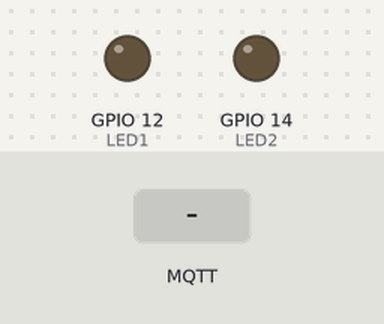
Bench run of a sketch on a simulated ESP8266 (NodeMCU). Parts: output pins drawn as LEDs (lit = HIGH). The test bench sets the inputs (shaded band). WiFi joins after 1.5 s; servers stay silent unless stated; no MQTT or app messages arrive unless stated; what the sketch prints to the serial monitor is not drawn.

Above: at 2.7 s.
2.8 s: MQTT message "ON1" arrives on the first subscribed topic
At 4.0 s:
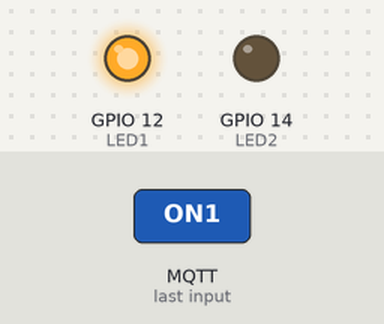
4.3 s: MQTT message "ON2" arrives on the first subscribed topic
At 5.3 s:
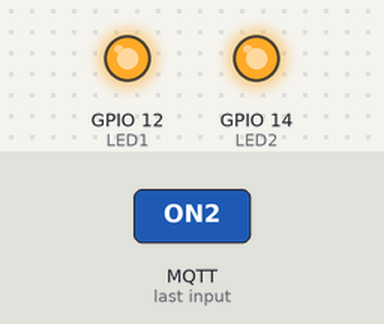
5.8 s: MQTT message "OFF1" arrives on the first subscribed topic
At 6.4 s:
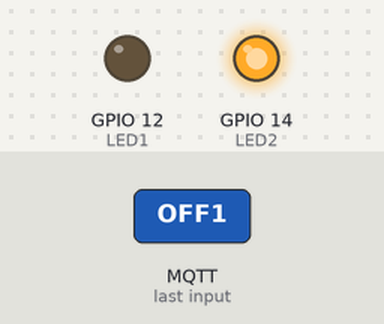
7.3 s: MQTT message "OFF2" arrives on the first subscribed topic
At 7.6 s:
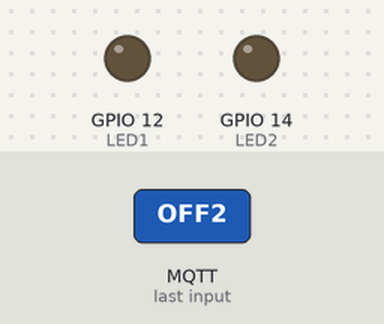
Timing chart, 0 to 9.8 s (numbered marks = the images above; inputs shaded):
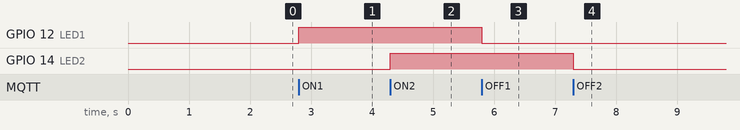

Measured:
- after the input at 2.8 s, GPIO 12 (LED1): LOW → HIGH at once
- after the input at 4.3 s, GPIO 14 (LED2): LOW → HIGH at once
- after the input at 5.8 s, GPIO 12 (LED1): HIGH → LOW at once
- after the input at 7.3 s, GPIO 14 (LED2): HIGH → LOW at once

The sketch:

Control_LED.ino
```cpp
#include <PubSubClient.h>
#include <ESP8266WiFi.h>

#define ssid "nkt"
#define password "12345679"

#define mqtt_server "postman.cloudmqtt.com"
#define mqtt_port  14601
#define mqtt_user "xaxcxxig"
#define mqtt_pwd "NwZIb4W_-NDU"
#define mqtt_topic_led "led"
#define ID  "LHV-01"


#define LED1 12
#define LED2 14
//#define BT1  D5

WiFiClient espClient;
PubSubClient client(espClient);


int buttonStatus = 0;
int oldButton = 0;
int ledStatus = 0;

/*----SetUp-----*/
void setup(){
  // put your setup code here, to run once:
  Serial.begin(9600);
  setup_wifi();
  client.setServer(mqtt_server,mqtt_port);

  pinMode(LED1,OUTPUT);
  pinMode(LED2,OUTPUT);
//  pinMode(BT1,INPUT);

  digitalWrite(LED1,LOW);
  digitalWrite(LED2,LOW);

  client.setCallback(callback);
}
/*----Loop-----*/
void loop(){
   if(!client.connected()){
        reconnect();
    }
    client.loop();
// đọc trạng thái của nút nhấn nếu nút được nhấn đảo trạng thái đèn
//    buttonStatus = digitalRead(BT1);
//    if(buttonStatus != oldButton){
//      oldButton = buttonStatus;
//      delay(50);
//      if(buttonStatus == 0){
//        ledStatus = !ledStatus;
//        if(ledStatus == 1){
//          Ctl_Led(LED1,1);
//          client.publish(mqtt_topic_led,"ON1");
//        }
//        else{
//          Ctl_Led(LED1,0);
//          client.publish(mqtt_topic_led,"OFF1");
//          }
//      }
//   }
}
/**
  * @brief:  fucntion callback of mqtt
  * @param  topic: topic mqtt client subcrice to
  *         mesage: message
  *         length: len of message
  * @retval None
**/
void callback(String topic, byte* message, unsigned int length) {
    Serial.print("Message arrived on topic: ");
    String Topic = topic;
    Serial.print(Topic);
    Serial.print(". Message: ");
    String messageTemp;
    for(int i = 0; i < length; i++){
        //Serial.print((char)message[i]);
        messageTemp += (char)message[i];
    }
    Serial.println(messageTemp);
    /*LED ON*/
    if(messageTemp.equals("ON1") == 1) Ctl_Led(LED1,1);
    if(messageTemp.equals("ON2") == 1) Ctl_Led(LED2,1);
    /*LED OFF*/
    if(messageTemp.equals("OFF1") == 1) Ctl_Led(LED1,0);
    if(messageTemp.equals("OFF2") == 1) Ctl_Led(LED2,0);
}
/**
  * @brief:  Control LEDx
  * @param:  led is led to cotrol
  *              where is LED1,LED2,LED3
  * @param:  Status:
  *           1: LED ON
  *           0: LED OFF
  * @retval None
**/
void Ctl_Led(int led,int Status){
  digitalWrite(led,Status == 1 ? HIGH : LOW);
}
/**
  * @brief:  Setup wifi for ESP and print IP address.
  * @param: None
  * @retval None
**/
void setup_wifi() {
  delay(10);
  Serial.println();
  Serial.print("Connecting to ");
  Serial.println(ssid);
  WiFi.begin(ssid, password);
  while (WiFi.status() != WL_CONNECTED){
    delay(500);
    Serial.print(".");
  }
  Serial.println("");
  Serial.println("WiFi connected");
  Serial.println("IP address: ");
  Serial.println(WiFi.localIP());
}
/**
  * @brief:  Connect to MQTT broker with ID, user and pass
  *          and pushlish init value of LEDs
  * @param: None
  * @retval None
**/
void reconnect(){
  // Chờ tới khi kết nối
  while (!client.connected()){
    Serial.print("Attempting MQTT connection...");// Thực hiện kết nối với mqtt user và pass
    if(client.connect(ID,mqtt_user, mqtt_pwd)){
      Serial.println("connected");// Khi kết nối sẽ publish thông báo
//      client.publish(mqtt_topic_led,"ESP_reconnected");// ... và nhận lại thông tin này
      // gửi trạng thái tắt cả 3 đèn
      client.publish(mqtt_topic_led,"OFF1");
      client.publish(mqtt_topic_led,"OFF2");
      // subcrice đến topic của mỗi đèn để nhận tín hiệu điều khiển
      client.subscribe(mqtt_topic_led);
    }
    else{
      Serial.print("failed, rc=");
      Serial.print(client.state());
      Serial.println(" try again in 5 seconds");
      delay(5000);// Đợi 5s
    }
  }
}
```
